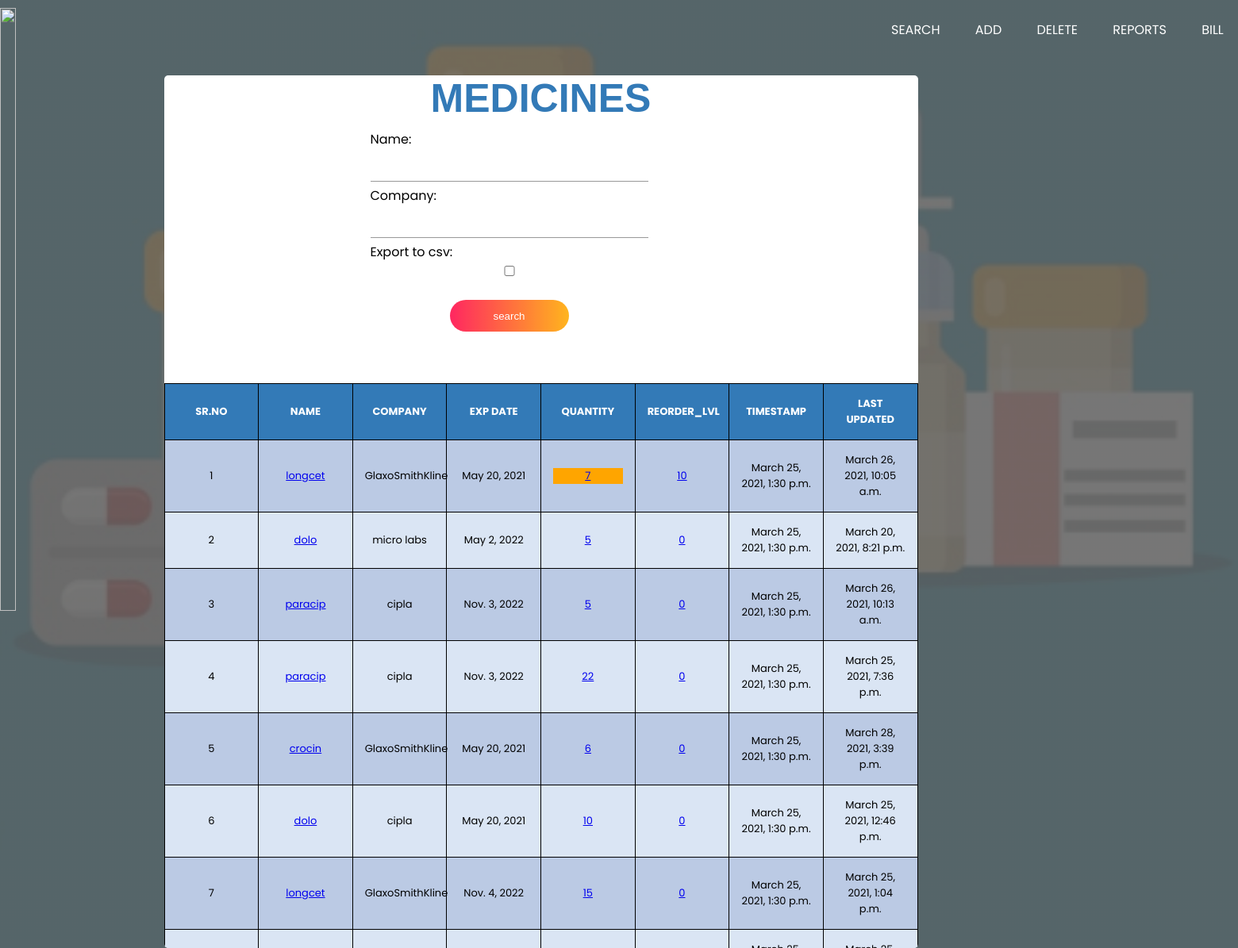
The app's page /list_items/ with its own data.
### myapp/models.py (models this page shows, shortened)
class  Medicine(models.Model):
    name = models.CharField(max_length=200, blank=True,null=True)
    company = models.CharField(max_length=200, blank=True,null=True)
    exp_date = models.DateField()
    price = models.FloatField(default='0', null=True, blank=True)
    quantity = models.IntegerField()
    reorder_level=models.IntegerField(default='0',blank=True,null=True)
    sell_quantity=models.IntegerField(default='0',blank=True,null=True)
    purchase_quantity=models.IntegerField(default='0',blank=True,null=True)
    Last_updated=models.DateTimeField(auto_now_add=False,auto_now=True)
    timestamp= models.DateTimeField(auto_now_add=True, auto_now=False)
    near_exp_date=models.DateField(blank=True,null=True)

### myapp/views.py (the view, shortened to what this page needs)
# urls.py: path('list_items/',views.list_items,name='list_items'),
def list_items(request):
    title="list of list_items"
    header="MEDICINES"
    form= MedSearchForm(request.POST or None)
    queryset=Medicine.objects.all()
    context = {
        "title":title,
        "queryset":queryset,
        "header":header,
        "form":form,
    }
    return render(request,'myApp/list_items.html',context)

### myapp/forms.py
class MedSearchForm(forms.ModelForm):
    export_to_csv=forms.BooleanField(required=False)
    class Meta:
        model=Medicine
        fields=['name','company']

### myapp/templates/myapp/list_items.html (shortened to what this page needs)
{% load static %}
<html lang="en">
<head>
    <link rel="stylesheet" type="text/css" href="{% static '/css/list_items.css' %}">
</head>
<body>
    <header>
    <div class="wrapper">
        <div class="logo">
            <img src="https://i.postimg.cc/mg4rWBmv/logo.png" alt="">
        </div>
        <ul class="nav-area">
            <li><a href="{% url 'list_items' %}">search</a></li>
<li><a href="{% url 'Add' %}">add</a></li>
<li><a href="{% url 'delete' %}">delete</a></li>
<li><a href="{% url 'report' %}">reports</a></li>
<li><a href="{% url 'createbill' %}">bill</a></li>
        </ul>
    </div>
    </header>
    <div class="container">
        <div class="header1">{{header}}</div>
        <div class="container1">
        <form method="post" action="">{% csrf_token %}
        {{form.as_p}}
            <button type="submit" >search</button></form>
            </div>
        <div>
            <br><br>
<table class="table">
    <thead>
    <tr>
        <th>SR.NO</th>
        <th>NAME</th>
        <th>COMPANY</th>
        <th>EXP DATE</th>
        <th>QUANTITY</th>
        <th>REORDER_LVL</th>
        <th>TIMESTAMP</th>
        <th>LAST UPDATED</th>
    </tr>
    </thead>
    {% for instance in queryset %}
    <tr>
        <td>{{forloop.counter}}</td>
        <td><a href="{% url 'update_items' instance.id %}">{{instance.name}}</a></td>
        <td>{{instance.company}}</td>
        <td>{{instance.exp_date}}</td>
        <td>
            {% if instance.quantity <= instance.reorder_level %}
                <div style="background-color: #FFA500;"><a href="{% url 'details' instance.id %}">{{instance.quantity}}</a></div>
            {% else %}
                <a href="{% url 'details' instance.id %}">{{instance.quantity}}</a>
            {% endif %}
        </td>
        <td><a href="{% url 'reorder' instance.id %}">{{instance.reorder_level}}</a></td>
        <td>{{instance.timestamp}}</td>
        <td>{{instance.Last_updated}}</td>
    </tr>
    {% endfor %}
</table></div>
</div>
</body>
</html>

### static/css/list_items.css (style rules this page uses)
* { margin: 0; padding: 0; }
body { margin-top: -75px; font-family: 'Poppins', sans-serif; background: linear-gradient(rgba(0.5, 0, 0, 0.5), rgba(0.5, 0, 0, 0.5)),url("../images/bg2.png"); height: 95vh; -webkit-background-size: cover; background-size: cover; background-position: center center; }
.wrapper { width: 1670px; margin: auto; }
.nav-area { float: right; list-style: none; margin-top: 30px; }
.nav-area li { display: inline-block; }
.nav-area li a { color: #fff; text-decoration: none; padding: 5px 20px; font-family: poppins; font-size: 16px; text-transform: uppercase; }
.logo { float: left; }
.logo img { width: 100%; padding: 15px 0; }
.container { left: 120px; top: 100px; width: 950px; height : 1100px; background: #ffffff; margin-right:0px; margin: 4.5% auto; border-radius: 5px; position: relative; overflow: hidden; }
.container1 form { width: 350px; position: relative; top: 10px; left: 260px; transition: 0.5s; }
form input { width: 100%; padding: 10px 5px; margin: 5px 0; border: 0; border-bottom: 1px solid #999; outline: none; background: transparent; }
::placeholder { color: #999; }
form button { width: 150px; height: 40px; margin: 25px 100px; background: linear-gradient(to right,#ff1050,#ffad06); opacity: 0.9; border-radius: 30px; border:0; outline : none; color: #fff; cursor: pointer; position:relative; }
.table { font-size:13px; text-align:center; margin:auto; }
.table tr:nth-child(odd) { background: #BBCAE4 }
.table tr:nth-child(even) { background: #dae5f4 }
th { background-color:#337ab7; color:white; }
table, th, td { table-layout: fixed; width: 100%; border: 1px solid black; border-collapse: collapse; }
table { border-spacing: 2px; }
th, td { padding: 15px; }
th { text-align: center; }
.header1 { font-family:helvetica; color:#337ab7; font-size:50px; text-align:center; width:100%; display:block; font-weight:bolder; }

### records on screen
Medicine: name "longcet", company "GlaxoSmithKline", exp_date "May 20, 2021", quantity "7", reorder_level "10", timestamp "March 25, 2021, 1:30 p.m.", Last_updated "March 26, 2021, 10:05 a.m."
Medicine: name "dolo", company "micro labs", exp_date "May 2, 2022", quantity "5", reorder_level "0", timestamp "March 25, 2021, 1:30 p.m.", Last_updated "March 20, 2021, 8:21 p.m."
Medicine: name "paracip", company "cipla", exp_date "Nov. 3, 2022", quantity "5", reorder_level "0", timestamp "March 25, 2021, 1:30 p.m.", Last_updated "March 26, 2021, 10:13 a.m."
Medicine: name "paracip", company "cipla", exp_date "Nov. 3, 2022", quantity "22", reorder_level "0", timestamp "March 25, 2021, 1:30 p.m.", Last_updated "March 25, 2021, 7:36 p.m."
Medicine: name "crocin", company "GlaxoSmithKline", exp_date "May 20, 2021", quantity "6", reorder_level "0", timestamp "March 25, 2021, 1:30 p.m.", Last_updated "March 28, 2021, 3:39 p.m."
Medicine: name "dolo", company "cipla", exp_date "May 20, 2021", quantity "10", reorder_level "0", timestamp "March 25, 2021, 1:30 p.m.", Last_updated "March 25, 2021, 12:46 p.m."
Medicine: name "longcet", company "GlaxoSmithKline", exp_date "Nov. 4, 2022", quantity "15", reorder_level "0", timestamp "March 25, 2021, 1:30 p.m.", Last_updated "March 25, 2021, 1:04 p.m."

### other values on screen
{{ header }} "MEDICINES"
